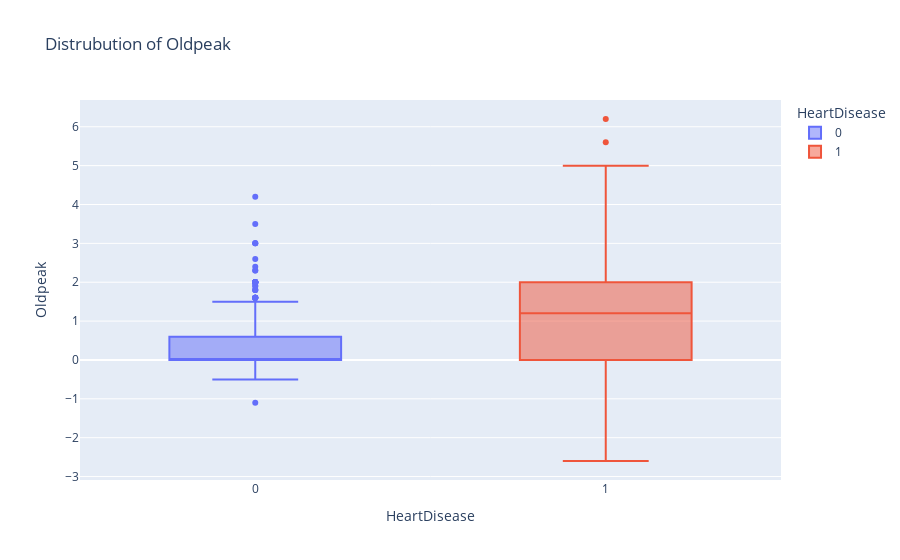

Notebook code cell kept with this figure:
### Code cell
fig = px.box(heart,y="Oldpeak",x="HeartDisease",title=f"Distrubution of Oldpeak", color="HeartDisease")
fig.show()

### Figure 1 — Plotly figure (JSON) as saved in the notebook; plotly's stock layout.template omitted (floating-point values rounded to 4 significant figures; data arrays with more than 128 entries replaced by an {"elided": "..."} marker saying what was removed)
{"data": [{"alignmentgroup": "True", "hovertemplate": "HeartDisease=%{x}<br>Oldpeak=%{y}<extra></extra>", "legendgroup": "0", "marker": {"color": "#636efa"}, "name": "0", "notched": false, "offsetgroup": "0", "orientation": "v", "showlegend": true, "type": "box", "x": {"elided": "410 int values"}, "x0": " ", "xaxis": "x", "y": {"elided": "410 float values"}, "y0": " ", "yaxis": "y"}, {"alignmentgroup": "True", "hovertemplate": "HeartDisease=%{x}<br>Oldpeak=%{y}<extra></extra>", "legendgroup": "1", "marker": {"color": "#EF553B"}, "name": "1", "notched": false, "offsetgroup": "1", "orientation": "v", "showlegend": true, "type": "box", "x": {"elided": "508 int values"}, "x0": " ", "xaxis": "x", "y": {"elided": "508 float values"}, "y0": " ", "yaxis": "y"}], "layout": {"boxmode": "overlay", "legend": {"title": {"text": "HeartDisease"}, "tracegroupgap": 0}, "title": {"text": "Distrubution of Oldpeak"}, "xaxis": {"anchor": "y", "categoryarray": [0, 1], "categoryorder": "array", "domain": [0, 1], "title": {"text": "HeartDisease"}}, "yaxis": {"anchor": "x", "domain": [0, 1], "title": {"text": "Oldpeak"}}}}
